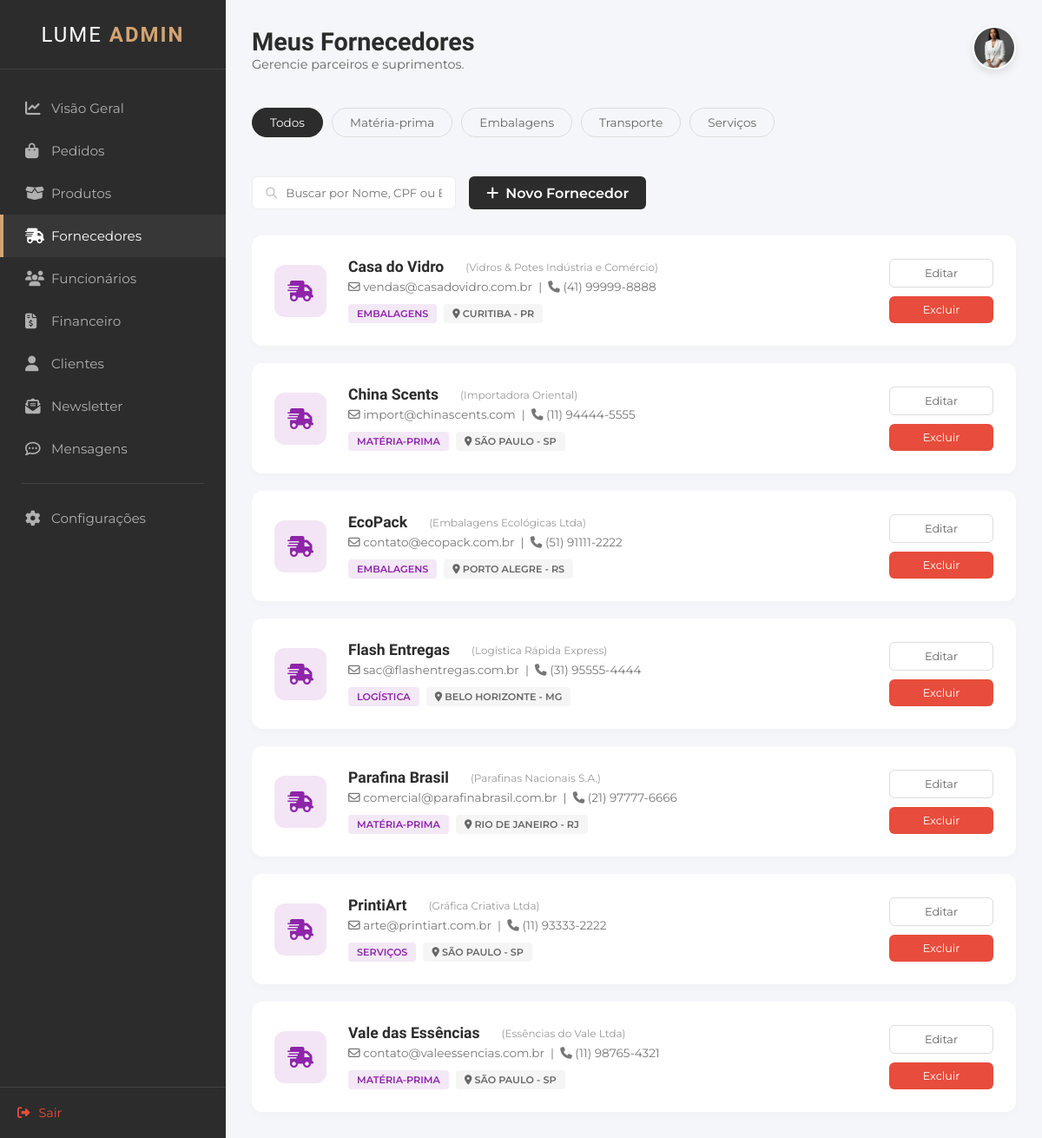
Screenshot of /fornecedores with the database file from the repository.
### tables this page shows
CREATE TABLE "tb_fornecedores" (
    "id_fornecedor" INTEGER PRIMARY KEY AUTOINCREMENT,
    "razao_social" VARCHAR(100) NOT NULL,
    "nome_fantasia" VARCHAR(100) NOT NULL,
    "cnpj" VARCHAR(20) NOT NULL,
    "tel_cel" VARCHAR(20),
    "categoria" VARCHAR(50),
    "insc_estadual" VARCHAR(20),
    "email" VARCHAR(100),
    "cep" VARCHAR(9),
    "endereco" VARCHAR(200),
    "cidade" VARCHAR(50),
    "estado" VARCHAR(2),
    "nome_repre" VARCHAR(100),
    "observacao" TEXT,
    "data_cad" DATETIME
    );

### appinterno.py (the view)
@app.route("/fornecedores.html")
@app.route("/fornecedores")
def listar_fornecedores():
    busca = request.args.get("q")
    filtro_cat = request.args.get("categoria")
    con = get_db()
    cur = con.cursor()
    sql = "SELECT * FROM tb_fornecedores"
    condicoes = []
    parametros = []
    if busca:
        condicoes.append("(nome_fantasia LIKE ? OR razao_social LIKE ?)")
        parametros.append(f"%{busca}%"); parametros.append(f"%{busca}%")
    if filtro_cat and filtro_cat != 'Todos':
        condicoes.append("categoria = ?")
        parametros.append(filtro_cat)
    if condicoes:
        sql += " WHERE " + " AND ".join(condicoes)
    sql += " ORDER BY nome_fantasia ASC"
    try:
        cur.execute(sql, parametros)
        dados = cur.fetchall()
    except:
        dados = []
    con.close()
    return render_template("interno/fornecedores.html", fornecedores=dados, cat_atual=filtro_cat)

### appinterno.py (called while the page is built)
def get_db():
    conn = sqlite3.connect("db_lume.db")
    conn.row_factory = sqlite3.Row
    return conn

### templates/interno/fornecedores.html (shortened to what this page needs)
<!DOCTYPE html>
<html lang="pt-br">
<head>
    <link rel="stylesheet" href="https://cdnjs.cloudflare.com/ajax/libs/font-awesome/6.4.0/css/all.min.css">
    <link rel="stylesheet" href="/static/styleinterno.css">
</head>
<body>
    <div class="admin-container">
        <aside class="sidebar">
            <div class="sidebar-header">
                <h2 class="brand-text">LUME <span>ADMIN</span></h2>
            </div>
            <nav class="sidebar-nav">
                <ul>
                    <li><a href="dashboard.html"><i class="fa-solid fa-chart-line"></i> Visão Geral</a></li>
                    <li><a href="pedido.html"><i class="fa-solid fa-bag-shopping"></i>Pedidos</a></li>
                    <li><a href="produto.html"><i class="fa-solid fa-box-open"></i> Produtos</a></li>
                    <li class="active"><a href="fornecedores.html"><i class="fa-solid fa-truck-fast"></i> Fornecedores</a></li>
                    <li><a href="funcionarios.html"><i class="fa-solid fa-users"></i> Funcionários</a></li>
                    <li><a href="financeiro.html"><i class="fa-solid fa-file-invoice-dollar"></i> Financeiro</a></li>
                    <li><a href="cliente.html"><i class="fas fa-user"></i>Clientes</a></li>
                    <li><a href="newsletter.html"><i class="fa-solid fa-envelope-open-text"></i> Newsletter</a></li>
                    <li><a href="mensagens.html"><i class="fa-regular fa-comment-dots"></i> Mensagens</a></li>
                    <li class="separator"></li>
                    <li><a href="configuracoes.html"><i class="fa-solid fa-gear"></i> Configurações</a></li>
                </ul>
            </nav>
            <div class="sidebar-footer">
                <a href="login.html" class="logout-btn"><i class="fa-solid fa-right-from-bracket"></i> Sair</a>
            </div>
        </aside>
        <main class="main-content">
            <header class="top-bar">
                <div class="welcome-text">
                    <h1>Meus Fornecedores</h1>
                    <p>Gerencie parceiros e suprimentos.</p>
                </div>
                <div class="user-profile">
    <div class="profile-dropdown-trigger" onclick="toggleProfileMenu()">
        <img src="/static/imagens/fundadora1.jpeg" alt="Admin" class="avatar">
    </div>
</div>
            </header>
            <section class="suppliers-toolbar">
                <div class="status-filters" style="margin-bottom: 20px;">
    <a href="/fornecedores"
       class="filter-pill {{ 'active' if not cat_atual or cat_atual == 'Todos' }}">
       Todos
    </a>
    <a href="/fornecedores?categoria=Matéria-prima"
       class="filter-pill {{ 'active' if cat_atual == 'Matéria-prima' }}">
       Matéria-prima
    </a>
    <a href="/fornecedores?categoria=Embalagens"
       class="filter-pill {{ 'active' if cat_atual == 'Embalagens' }}">
       Embalagens
    </a>
    <a href="/fornecedores?categoria=Transporte"
       class="filter-pill {{ 'active' if cat_atual == 'Transporte' }}">
       Transporte
    </a>
    <a href="/fornecedores?categoria=Serviços"
       class="filter-pill {{ 'active' if cat_atual == 'Serviços' }}">
       Serviços
    </a>
</div>
                <div class="toolbar-actions">
                     <form class="search-compact" action="/fornecedores" method="GET">
    <button type="submit" style="border: none; background: transparent; cursor: pointer; color: #ccc;">
        <i class="fa-solid fa-magnifying-glass"></i>
    </button>
    <input type="text" name="q" placeholder="Buscar por Nome, CPF ou E-mail..."
           value="{{ request.args.get('q', '') }}">
</form>
                    <a href="novo-fornecedor.html" class="btn-new-supplier" style="text-decoration: none;">
    <i class="fa-solid fa-plus"></i> Novo Fornecedor
</a>
                </div>
            </section>
            <section class="suppliers-list">
    {% for f in fornecedores %}
    <div class="supplier-card">
        <div class="supplier-icon-box">
            <i class="fa-solid fa-truck-fast"></i>
        </div>
        <div class="supplier-details">
            <div class="header-row">
                <h3>{{ f['nome_fantasia'] }}</h3>
                <span style="font-size: 0.75rem; color: #999; margin-left: 10px;">
                    ({{ f['razao_social'] }})
                </span>
            </div>
            <p class="contact-line">
                <i class="fa-regular fa-envelope"></i> {{ f['email'] }} &nbsp;|&nbsp;
                <i class="fa-solid fa-phone"></i> {{ f['tel_cel'] }}
            </p>
            <div class="tags-row">
                <span class="tag tag-purple">{{ f['categoria'] }}</span>
                <span class="tag tag-gray">
                    <i class="fa-solid fa-location-dot"></i> {{ f['cidade'] }} - {{ f['estado'] }}
                </span>
            </div>
        </div>
        <div class="supplier-actions">
    <a href="/fornecedor/editar/{{ f['id_fornecedor'] }}" class="btn-action-outline" style="text-decoration: none; text-align: center;">
        Editar
    </a>
    <a href="/fornecedor/delete/{{ f['id_fornecedor'] }}" class="btn-action-solid"
       style="background-color: #e74c3c; text-decoration: none; text-align: center;"
       onclick="return confirm('Tem certeza que deseja excluir o fornecedor {{ f['nome_fantasia'] }}?')">
        Excluir
    </a>
</div>
    </div>
    {% else %}
    <div style="text-align: center; padding: 40px; color: #999;">
        <i class="fa-solid fa-folder-open" style="font-size: 3rem; margin-bottom: 15px;"></i>
        <p>Nenhum fornecedor cadastrado ainda.</p>
    </div>
    {% endfor %}
    </section>
        </main>
    </div>
</body>
</html>

### rows the page displays
tb_fornecedores: nome_fantasia "Casa do Vidro", razao_social "Vidros & Potes Indústria e Comércio", email "vendas@casadovidro.com.br", tel_cel "(41) 99999-8888", categoria "EMBALAGENS", cidade "CURITIBA", estado "PR"
tb_fornecedores: nome_fantasia "China Scents", razao_social "Importadora Oriental", email "import@chinascents.com", tel_cel "(11) 94444-5555", categoria "MATÉRIA-PRIMA", cidade "SÃO PAULO", estado "SP"
tb_fornecedores: nome_fantasia "EcoPack", razao_social "Embalagens Ecológicas Ltda", email "contato@ecopack.com.br", tel_cel "(51) 91111-2222", categoria "EMBALAGENS", cidade "PORTO ALEGRE", estado "RS"
tb_fornecedores: nome_fantasia "Flash Entregas", razao_social "Logística Rápida Express", email "sac@flashentregas.com.br", tel_cel "(31) 95555-4444", categoria "LOGÍSTICA", cidade "BELO HORIZONTE", estado "MG"
tb_fornecedores: nome_fantasia "Parafina Brasil", razao_social "Parafinas Nacionais S.A.", email "comercial@parafinabrasil.com.br", tel_cel "(21) 97777-6666", categoria "MATÉRIA-PRIMA", cidade "RIO DE JANEIRO", estado "RJ"
tb_fornecedores: nome_fantasia "PrintiArt", razao_social "Gráfica Criativa Ltda", email "arte@printiart.com.br", tel_cel "(11) 93333-2222", categoria "SERVIÇOS", cidade "SÃO PAULO", estado "SP"
tb_fornecedores: nome_fantasia "Vale das Essências", razao_social "Essências do Vale Ltda", email "contato@valeessencias.com.br", tel_cel "(11) 98765-4321", categoria "MATÉRIA-PRIMA", cidade "SÃO PAULO", estado "SP"
